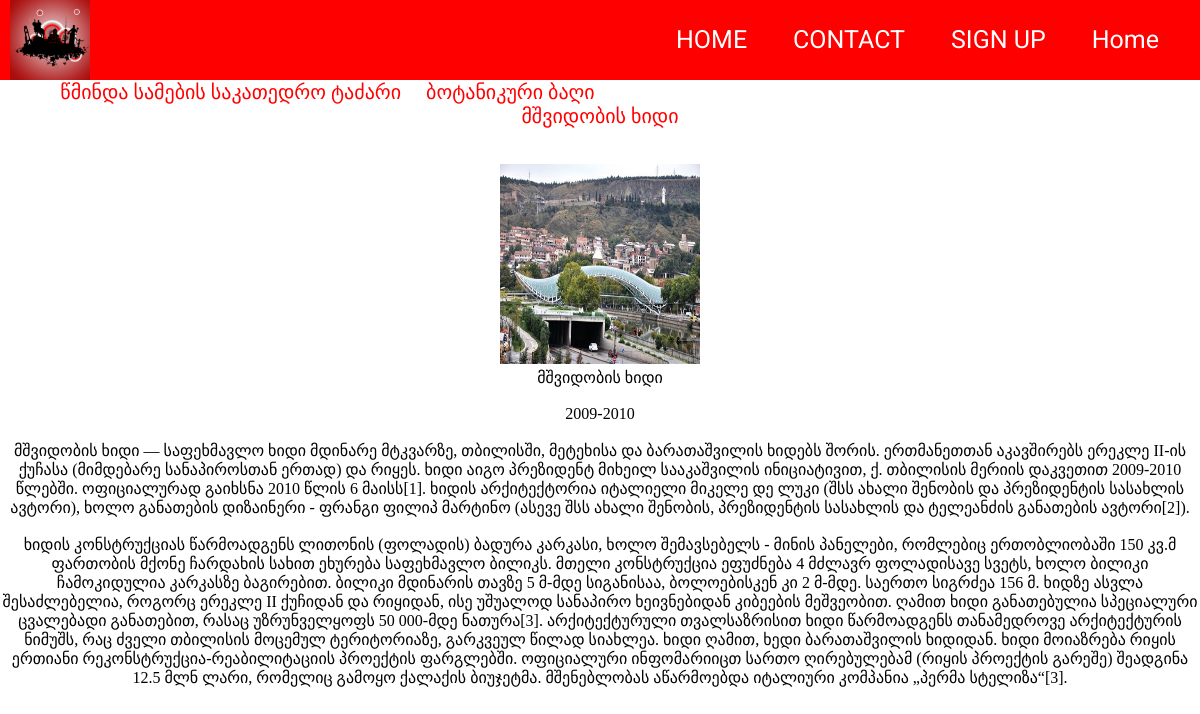
The page / on the database its author committed.
### tables this page shows
CREATE TABLE `ghirssh` (
  `ID` int(11) NOT NULL,
  `Name` varchar(50) NOT NULL,
  `Year` varchar(20) NOT NULL,
  `History` mediumtext NOT NULL,
  `Description` mediumtext NOT NULL
);

### view/xidi.php (the view)
<div class="body">
   <article>
   <img src="xidi.jpg" alt="" style="width:200px;height:200px;">
   <br>
         <?php
            $query = "SELECT * FROM ghirssh WHERE ID='2;'";
            $result = mysqli_query($connection, $query);
            $resultCheck = mysqli_num_rows($result);
            if($resultCheck > 0){
               while($row = mysqli_fetch_assoc($result)){
                  echo $row["Name"];
                  echo "<br>";
                  echo "<br>";
                  echo $row["Year"];
                  echo "<br>";
                  echo "<br>";
                  echo $row["History"];
                  echo "<br>";
                  echo "<br>";
                  echo $row["Description"];
                  echo "<br>";
               }
            }
         ?>
   </article>
</div>

### header.php (shortened to what this page needs)
<!DOCTYPE html>
<html lang="en">
<head>
    <link rel="stylesheet" href="style.css">
</head>
<body>
    <div class="wrapper">
        <nav class="navbar">
            <img class="tbilisi" src="tbilisi.png" alt="">
            <ul>
                <li><a class ="active" href="index.php">HOME</a></li>
                <li><a href="contacti.php">CONTACT</a></li>
                <li><a href="signup.php">SIGN UP</a></li>
                <li><a href="#">Home</a></li>
            </ul>
        </nav>
    </div>
</body>
</html>

### topnav.php (shortened to what this page needs)
<link rel="stylesheet" href="style.css">
<nav class="topnav">
   <a href="?top=sameba">წმინდა სამების საკათედრო ტაძარი</a>
   <a href="?top=baghi">ბოტანიკური ბაღი</a>
   <a href="?top=xidi">მშვიდობის ხიდი</a>
</nav>

### index.php
<?php
    include_once "header.php";
    include_once "topnav.php";
?>
<?php
      if(isset($_GET['top']) && $_GET['top']=="sameba"){
         include "view/sameba.php";
      }else if(isset($_GET['top']) && $_GET['top']=="baghi"){
         include "view/baghi.php";
      }
      else{
         include "view/xidi.php";
      }
   ?>

### style.css (style rules this page uses)
* { padding: 0px; margin: 0px; text-align: center; }
.wrapper { background:blue; background-size: cover; height: 80px; }
.navbar { height:80px; width:100%; background: red; }
.navbar ul { float: right; margin-right: 20px; }
.navbar ul li { list-style: none; margin:0 8px; display: inline-block; line-height: 80px; }
.navbar ul li a { text-decoration: none; color: white; font-size: 25px; padding: 6px 13px; font-family: 'Roboto'; }
.tbilisi { width: 80px; height: auto; margin-left: 10px; float:left; }
.topnav { text-decoration: none; color: red; font-size:20px; }
.topnav a { text-decoration: none; color: red; font-size:20px; padding: 10px; }

### rows shown on the page
ghirssh: Name "მშვიდობის ხიდი", Year "2009-2010", History "მშვიდობის ხიდი — საფეხმავლო ხიდი მდინარე მტკვარზე, თბილისში, მეტეხისა და ბარათაშვილის ხიდებს შორის. ერთმანეთთან აკავშირებს ერეკლე II-ის ქუჩასა (მიმდებარე სანაპიროსთან ერთად) და რიყეს. ხიდი აიგო პრეზიდენტ მიხეილ სააკაშვილის ინიციატივით, ქ. თბილისის მერიის დაკვეთით 2009-2010 წლებში. ოფიციალურად გაიხსნა 2010 წლის 6 მაისს[1]. ხიდის არქიტექტორია იტალიელი მიკელე დე ლუკი (შსს ახალი შენობის და პრეზიდენტის სასახლის ავტორი), ხოლო განათების დიზაინერი - ფრანგი ფილიპ მარტინო (ასევე შსს ახალი შენობის, პრეზიდენტის სასახლის და ტელეანძის განათების ავტორი[2]).", Description "ხიდის კონსტრუქციას წარმოადგენს ლითონის (ფოლადის) ბადურა კარკასი, ხოლო შემავსებელს - მინის პანელები, რომლებიც ერთობლიობაში 150 კვ.მ ფართობის მქონე ჩარდახის სახით ეხურება საფეხმავლო ბილიკს. მთელი კონსტრუქცია ეფუძნება 4 მძლავრ ფოლადისავე სვეტს, ხოლო ბილიკი ჩამოკიდულია კარკასზე ბაგირებით. ბილიკი მდინარის თავზე 5 მ-მდე სიგანისაა, ბოლოებისკენ კი 2 მ-მდე. საერთო სიგრძეა 156 მ. ხიდზე ასვლა შესაძლებელია, როგორც ერეკლე II ქუჩიდან და რიყიდან, ისე უშუალოდ სანაპირო ხეივნებიდან კიბეების მეშვეობით. ღამით ხიდი განათებულია სპეციალური ცვალებადი განათებით, რასაც უზრუნველყოფს 50 000-მდე ნათურა[3]. არქიტექტურული თვალსაზრისით ხიდი წარმოადგენს თანამედროვე არქიტექტურის ნიმუშს, რაც ძველი თბილისის მოცემულ…"
